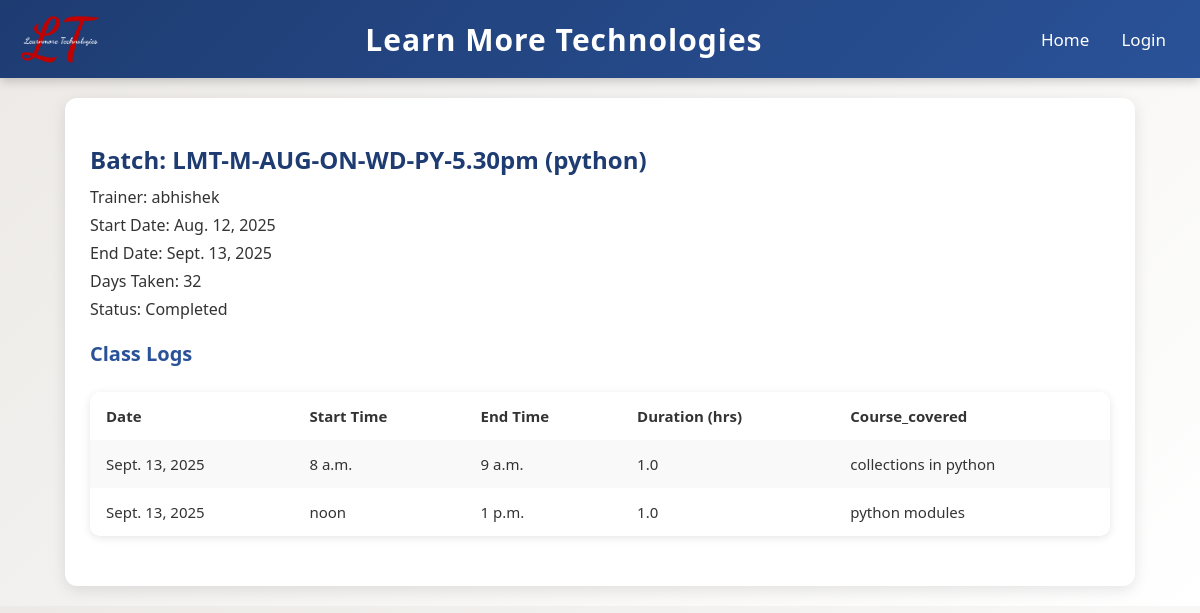
The page /batch/7/ on the database its author committed.
### trainer_app/models.py (models this page shows, shortened)
class Batch(models.Model):
    IT_COURSES = [
        ('python', 'Python'),
        ('java', 'Java'),
        ('cpp', 'C++'),
        ('web_dev', 'Web Development'),
        ('data_science', 'Data Science'),
        ('ml', 'Machine Learning'),
        ('ai', 'Artificial Intelligence'),
        ('cloud', 'Cloud Computing'),
        ('cyber_sec', 'Cyber Security'),
        ('dbms', 'Database Management'),
    ]
    name = models.CharField(max_length=100)
    course = models.CharField(max_length=50, choices=IT_COURSES)
    start_date = models.DateField()
    end_date = models.DateField(null=True, blank=True)
    trainer = models.ForeignKey("Trainer", on_delete=models.CASCADE)
    @property
    def status(self):
        if self.end_date and self.end_date < datetime.now().date():
            return "Completed"
        return "Ongoing"
    @property
    def days_taken(self):
        if self.end_date:
            return (self.end_date - self.start_date).days
        return (datetime.now().date() - self.start_date).days

class Trainer(models.Model):
    user = models.OneToOneField(User, on_delete=models.CASCADE)
    name = models.CharField(max_length=100)
    subjects = models.CharField(max_length=200)
    expected_daily_hours = models.FloatField()

class DailyClassLog(models.Model):
    trainer = models.ForeignKey(Trainer, on_delete=models.CASCADE)
    batch = models.ForeignKey(Batch, on_delete=models.CASCADE)
    date = models.DateField()
    start_time = models.TimeField()
    end_time = models.TimeField()
    duration = models.FloatField()
    remarks = models.TextField(null=True, blank=True)

### trainer_app/views.py (the view)
# urls.py: path('batch/<int:batch_id>/', views.batch_details, name='batch_details'),
def batch_details(request, batch_id):
    batch = get_object_or_404(Batch, id=batch_id)
    logs = DailyClassLog.objects.filter(batch=batch)
    return render(request, 'batch_details.html', {'batch': batch, 'logs': logs})

### trainer_app/templates/batch_details.html
{% extends 'base.html' %}
{% block content %}
<h2>Batch: {{ batch.name }} ({{ batch.course }})</h2>
<p>Trainer: {{ batch.trainer.name }}</p>
<p>Start Date: {{ batch.start_date }}</p>
<p>End Date: {{ batch.end_date|default:"-" }}</p>
<p>Days Taken: {{ batch.days_taken }}</p>
<p>Status: {{ batch.status }}</p>
<h3>Class Logs</h3>
<table>
    <tr>
        <th>Date</th>
        <th>Start Time</th>
        <th>End Time</th>
        <th>Duration (hrs)</th>
        <th>Course_covered</th>
    </tr>
    {% for log in logs %}
    <tr>
        <td>{{ log.date }}</td>
        <td>{{ log.start_time }}</td>
        <td>{{ log.end_time }}</td>
        <td>{{ log.duration }}</td>
        <td>{{log.remarks}}</td>
    </tr>
    {% endfor %}
</table>
{% endblock %}

### trainer_app/templates/base.html (style rules this page uses)
body { font-family: "Segoe UI", Tahoma, Geneva, Verdana, sans-serif; margin: 0; padding: 0; background: linear-gradient(135deg, #ece9e6, #ffffff); color: #333; font-size: 16px; }
h2 { font-size: 24px; margin-bottom: 10px; color: #1e3c72; }
h3 { font-size: 20px; margin-top: 20px; margin-bottom: 10px; color: #2a5298; }
p { font-size: 16px; margin: 6px 0; }
table { width: 100%; border-collapse: collapse; margin: 25px 0; font-size: 15px; border-radius: 10px; overflow: hidden; box-shadow: 0 2px 8px rgba(0,0,0,0.1); }
table th, table td { padding: 14px 16px; text-align: left; }
table tr:nth-child(even) { background: #f9f9f9; }

### rows shown on the page
Batch: name "LMT-M-AUG-ON-WD-PY-5.30pm", course "python", trainer.name "abhishek", start_date "Aug. 12, 2025", end_date "Sept. 13, 2025", days_taken "32", status "Completed"
DailyClassLog: date "Sept. 13, 2025", start_time "8 a.m.", end_time "9 a.m.", duration "1.0", remarks "collections in python"
DailyClassLog: date "Sept. 13, 2025", start_time "noon", end_time "1 p.m.", duration "1.0", remarks "python modules"
